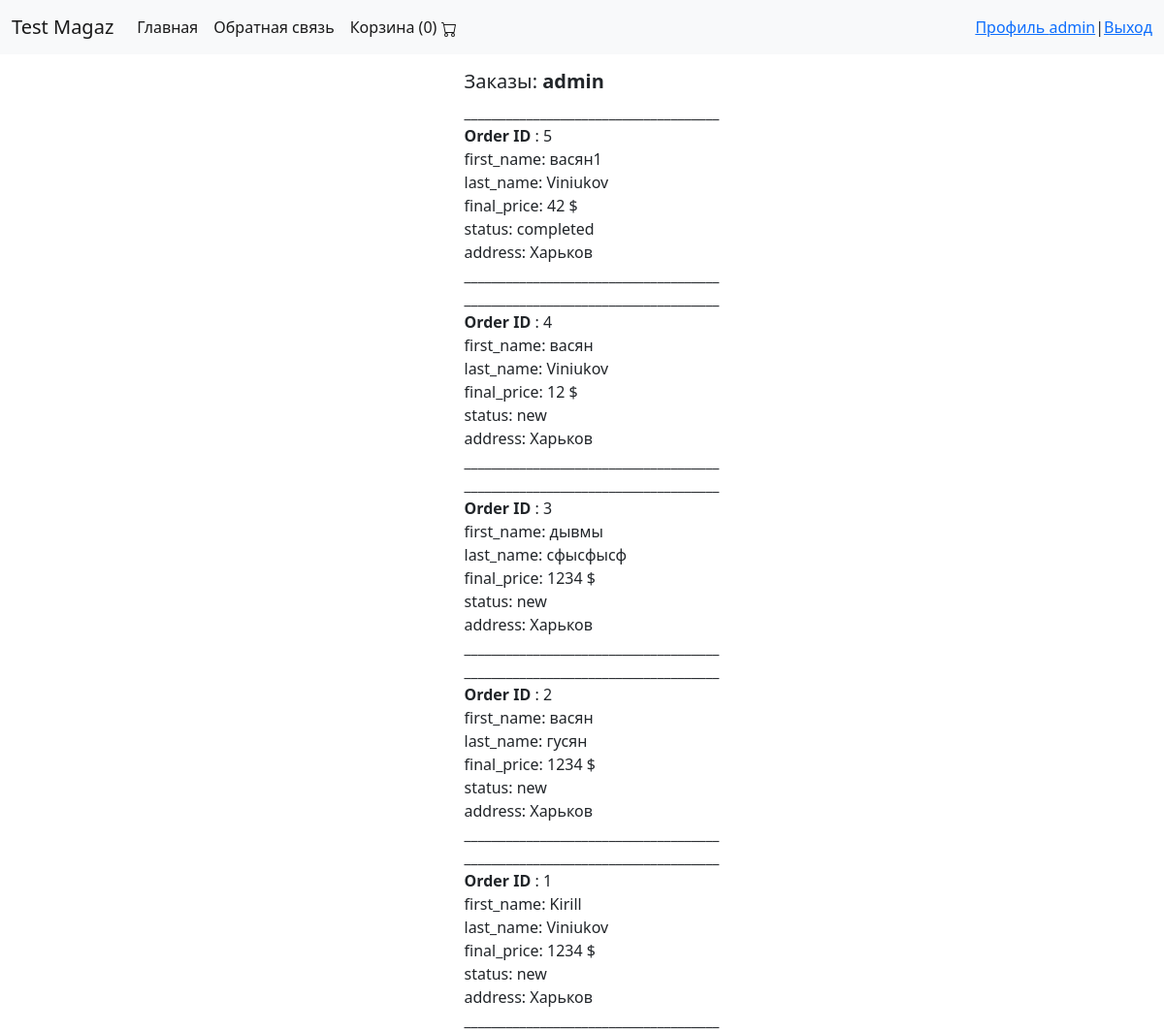
/profile/ (signed in), run on the app's committed database.
### news/models.py (models this page shows, shortened)
class Order(models.Model):
    STATUS_NEW ='new'
    STATUS_IN_PROGRESS='in_progress'
    STATUS_READY= 'is_ready'
    STATUS_COMPLETED= 'completed'
    STATUS_DEACTIVE='deactive'
    STATUS_CHOICES= (
    (STATUS_NEW,'Новый заказ'),
    (STATUS_IN_PROGRESS,'Заказ в обработке'),
    (STATUS_READY,'Заказ готов'),
    (STATUS_COMPLETED,'Заказ выполнен'),
    (STATUS_DEACTIVE,'Заказ Отменен')
)
    customer =  models.ForeignKey(Customer,on_delete=models.CASCADE)
    first_name = models.CharField(max_length=255, verbose_name='Имя')
    last_name = models.CharField(max_length=255, verbose_name='Фамилия')
    email= models.EmailField(max_length=60, verbose_name='Емайл')
    adress = models.CharField(max_length=60, verbose_name='Город', null=True, blank=True)
    final_price = models.PositiveIntegerField(verbose_name='Сумма заказа')
    created_at = models.DateTimeField(auto_now_add=True,verbose_name='СОздано')
    status = models.CharField(
        max_length=100,
        verbose_name='Статус заказа',
        choices=STATUS_CHOICES,
        default=STATUS_NEW
    )
    class Meta:
        verbose_name='Заказ'
        verbose_name_plural='Заказы'
        ordering=['-created_at',]

### news/views.py (the view)
# urls.py: path('profile/',ProfileView.as_view(),name='profile'),
class ProfileView(View):
    def get (self,request,*args,**kwargs):
        if not  request.user.is_authenticated:
            messages.add_message(request,messages.ERROR,'Нужна регистрация')
            return redirect('register')
        customer = request.user
        title = 'Профиль: '+ request.user.username
        return render(request,'products/profile.html',{'title':title,
        'customer':customer,
 })

### news/templates/products/profile.html (shortened to what this page needs)
{% extends 'base.html' %}
{% block content %}
<div class="container" style="max-width: 575.98px;" >
   {%if customer.customer.order_set.all%}
<h5>Заказы: <b> {{request.user.username}}</b>
</h5>
{%for order in customer.customer.order_set.all%}
_____________________________________ <br>
<b>Order ID</b> : {{order.id}} <br>
first_name: {{order.first_name}}<br>
last_name: {{order.last_name}}<br>
final_price: {{order.final_price}} $<br>
status:  {{order.status }} <br>
address:  {{order.adress}} <br>
_____________________________________ <br>
{%endfor%}
{%else%}
<strong>you don`t have  orders</strong>
{%endif%}
</div>
{% endblock %}

### templates/base.html (shortened to what this page needs)
<!doctype html>
<html lang="en">
  <head>
    <link href="https://cdn.jsdelivr.net/npm/bootstrap@5.0.0-beta1/dist/css/bootstrap.min.css" rel="stylesheet">
  </head>
  <body>
{% include 'inc/_navbar.html' %}
<div class="container mt-3">
<div class="row">
    <div class="col-md-3">
        </div>
    <div class="col-md-9">
    {%block content%} {%endblock%}
        </div>
    </div>
  </body>
</html>

### templates/inc/_navbar.html (shortened to what this page needs)
{% load cart_tag %}
<nav class="navbar navbar-expand-lg navbar-light bg-light">
    <div class="container-fluid">
      <a class="navbar-brand" href="{% url 'home' %}">Test Magaz</a>
      <div class="collapse navbar-collapse" id="navbarSupportedContent">
        <ul class="navbar-nav me-auto mb-2 mb-lg-0">
          <li class="nav-item">
            <a class="nav-link active" aria-current="page" href="{% url 'home' %}">Главная</a>
          </li>
          <li class="nav-item">
            <a class="nav-link active" aria-current="page" href="{% url 'contact' %}">Обратная связь</a>
          </li>
          <li class="nav-item">
            <a href="{% url 'cart_detail' %}" class="nav-link active" aria-current="page"  >
              Корзина  ({{request.session.cart|length}})
            </a>          </li>
     </ul>
     {% if request.user.is_authenticated%}
     <a href="{%url 'profile'%}">Профиль {{user.username}} </a> |  <a href="{%url 'logout'%}">Выход</a>
     {%else%}
     <span class="navbar-text">
      <a href="{%url 'register'%}">Регистрация</a> | <a href="{%url 'login'%}">Вход</a>
    </span>
    {%endif%}
    </div>
  </nav>

### data on the page
Order: id "5", first_name "васян1", last_name "Viniukov", final_price "42", status "completed", adress "Харьков"
Order: id "4", first_name "васян", last_name "Viniukov", final_price "12", status "new", adress "Харьков"
Order: id "3", first_name "дывмы", last_name "сфысфысф", final_price "1234", status "new", adress "Харьков"
Order: id "2", first_name "васян", last_name "гусян", final_price "1234", status "new", adress "Харьков"
Order: id "1", first_name "Kirill", last_name "Viniukov", final_price "1234", status "new", adress "Харьков"

### other printed values
{{ request.session.cart|length }} "0"
{{ user.username }} "admin"
{{ request.user.username }} "admin"
